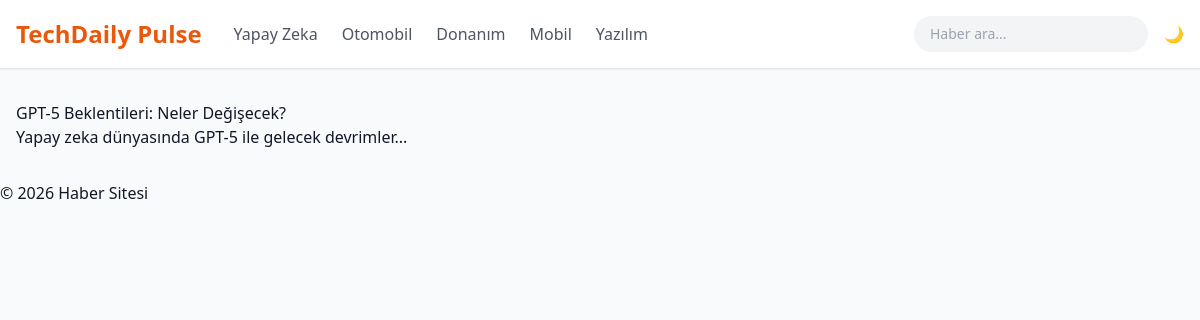
Screenshot of /article.php?id=1 with the database file from the repository.
### tables this page shows
CREATE TABLE IF NOT EXISTS articles (
    id INT AUTO_INCREMENT PRIMARY KEY,
    title VARCHAR(255) NOT NULL,
    slug VARCHAR(255) UNIQUE,
    image TEXT,
    category_id INT,
    date VARCHAR(50),
    author_id INT,
    isFeatured BOOLEAN DEFAULT FALSE,
    isLarge BOOLEAN DEFAULT FALSE,
    content LONGTEXT,
    status ENUM('draft', 'pending', 'published') DEFAULT 'draft',
    views INT DEFAULT 0,
    seo_focusKeyword VARCHAR(255),
    seo_altText VARCHAR(255),
    seo_title VARCHAR(255),
    seo_description TEXT,
    publishedAt TIMESTAMP NULL,
    createdAt TIMESTAMP DEFAULT CURRENT_TIMESTAMP,
    updatedAt TIMESTAMP DEFAULT CURRENT_TIMESTAMP ON UPDATE CURRENT_TIMESTAMP,
    FOREIGN KEY (category_id) REFERENCES categories(id) ON DELETE SET NULL,
    FOREIGN KEY (author_id) REFERENCES users(id) ON DELETE SET NULL
);

### article.php (the view, shortened to what this page needs)
<?php
require_once 'api/db.php';
require_once 'header.php';
$id = $_GET['id'] ?? null;
$stmt = $pdo->prepare("SELECT * FROM articles WHERE id = ?");
$stmt->execute([$id]);
$article = $stmt->fetch();
if (!$article) {
    echo "<h1>Haber bulunamadı</h1>";
} else {
    echo "<h1>" . htmlspecialchars($article['title']) . "</h1>";
    echo "<p>" . htmlspecialchars($article['content']) . "</p>";
}
require_once 'footer.php';
?>

### rows the page displays
articles: title "GPT-5 Beklentileri: Neler Değişecek?", content "Yapay zeka dünyasında GPT-5 ile gelecek devrimler..."
